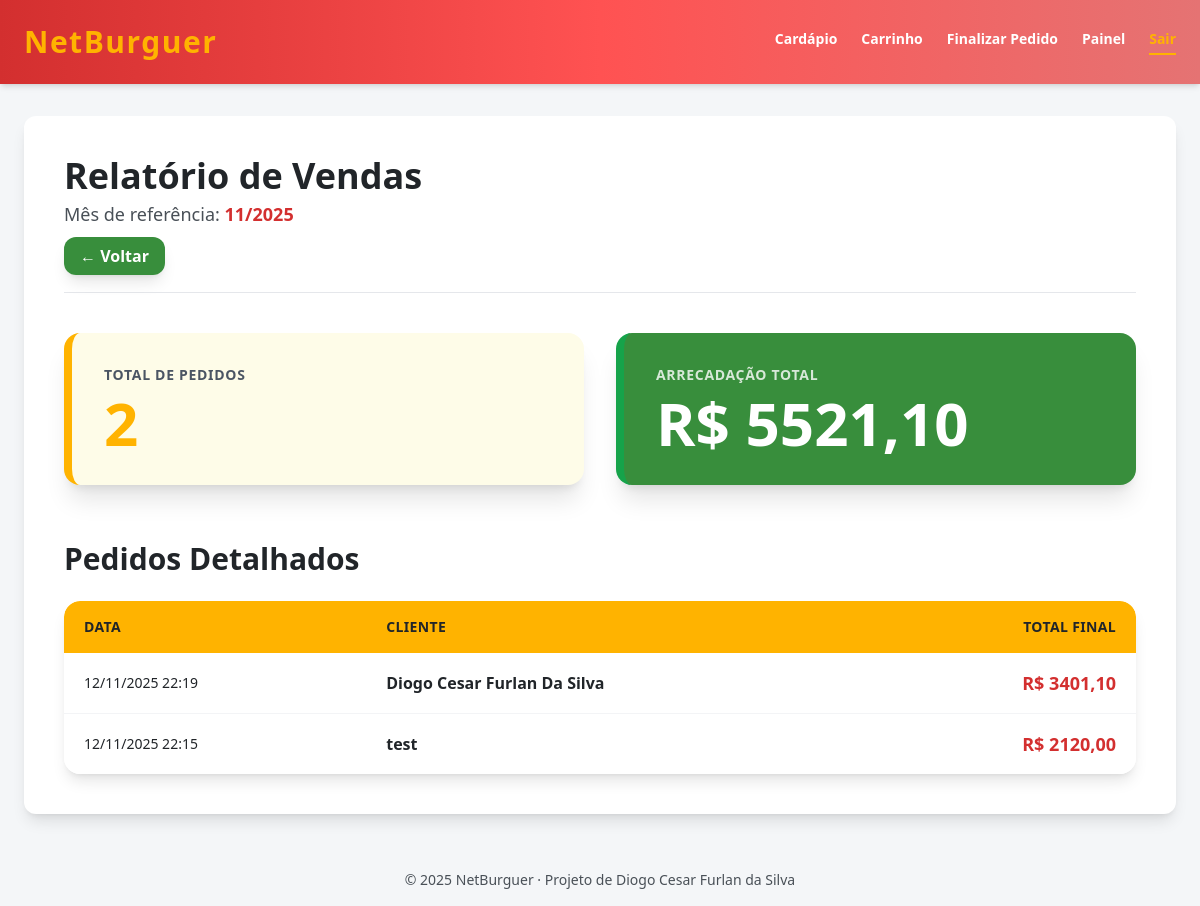
The page /painel/pedidos/relatorio/ (signed in) on the database as committed earlier.
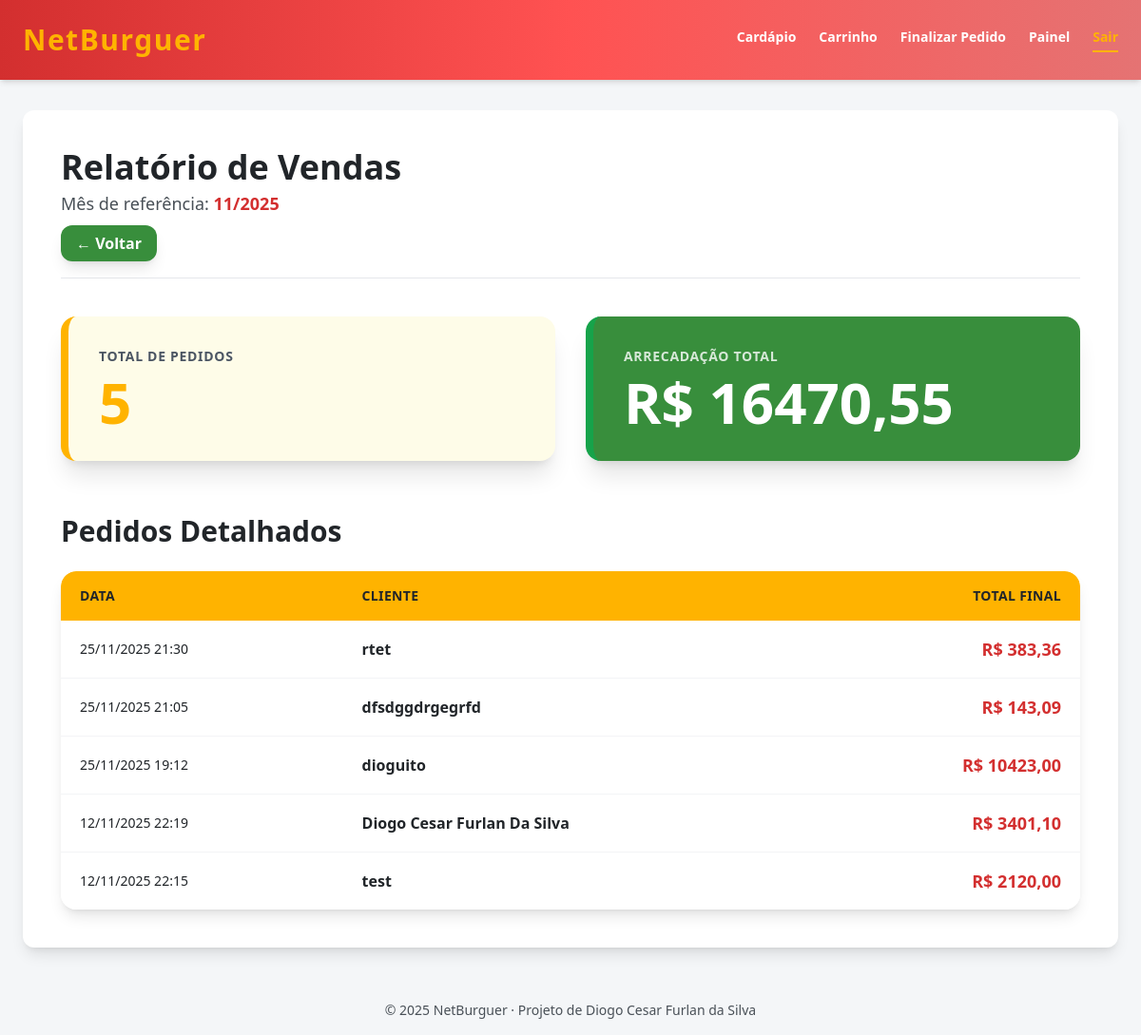
The same page on the database as committed later.
### cardapio/models.py (models this page shows, shortened)
class Pedido(models.Model):
    nome_cliente = models.CharField(max_length=100, verbose_name="Nome do Cliente")
    endereco_entrega = models.CharField(max_length=255, verbose_name="Endereço de Entrega")
    data_criacao = models.DateTimeField(default=timezone.now, verbose_name="Data do Pedido")
    total_bruto = models.DecimalField(max_digits=8, decimal_places=2, default=0.00, verbose_name="Total Bruto")
    desconto_aplicado = models.DecimalField(max_digits=8, decimal_places=2, default=0.00, verbose_name="Desconto Aplicado")
    total_final = models.DecimalField(max_digits=8, decimal_places=2, default=0.00, verbose_name="Total Final")
    itens_json = models.TextField(default="[]", verbose_name="Itens do Pedido (JSON)")
    class Meta:
        verbose_name = "Pedido"
        verbose_name_plural = "Pedidos"
        ordering = ['-data_criacao']

### cardapio/views.py (the view)
# urls.py: path('painel/pedidos/relatorio/', views.relatorio_vendas, name='relatorio_vendas'),
@login_required
def relatorio_vendas(request):
    try:
        hoje = timezone.now().date()
        primeiro_dia_mes = hoje.replace(day=1)
        pedidos_mes = Pedido.objects.filter(data_criacao__date__gte=primeiro_dia_mes).order_by(
            '-data_criacao'
        )
        estatisticas = pedidos_mes.aggregate(
            qtd_pedidos=Count('id'),
            total_mensal=Sum('total_final'),
        )
        qtd_pedidos = estatisticas.get('qtd_pedidos') or 0
        total_mensal = estatisticas.get('total_mensal') or Decimal('0.00')
    except Exception:
        return render(
            request,
            'admin/relatorio.html',
            {'erro': 'Erro ao gerar relatorio de vendas.'},
        )
    context = {
        'qtd_pedidos': qtd_pedidos,
        'total_mensal': total_mensal,
        'mes_referencia': primeiro_dia_mes.strftime('%m/%Y'),
        'pedidos_detalhe': pedidos_mes,
    }
    return render(request, 'admin/relatorio.html', context)

### templates/admin/relatorio.html (shortened to what this page needs)
{% extends "base.html" %}
{% block content %}
    <div class="mb-6">
        <h2 class="text-4xl font-black text-preto-texto">Relatório de Vendas</h2>
        <p class="text-cinza-texto mb-4 text-lg mt-1">
            Mês de referência:
            <strong class="text-vermelho-principal font-extrabold">{{ mes_referencia }}</strong>
        </p>
         <a href="{% url 'admin_painel' %}"
           class="py-2 px-4 font-bold mb-4 rounded-xl shadow-lg bg-verde-principal text-white hover:bg-green-700 transition duration-300 hover:-translate-y-0.5">
           ← Voltar
        </a>
    </div>
    <hr class="border-gray-200 mb-10">
    {% if erro %}
        <div class="p-4 rounded-xl font-semibold bg-red-100 text-red-700 border border-red-300 shadow">
            {{ erro }}
        </div>
    {% else %}
        <div class="grid grid-cols-1 md:grid-cols-2 gap-8 mb-14">
            <div class="p-8 rounded-2xl shadow-xl border-l-8 border-amarelo-principal bg-yellow-50">
                <h3 class="text-sm font-semibold uppercase text-gray-600 tracking-wider mb-2">Total de Pedidos</h3>
                <p class="text-6xl font-black text-amarelo-principal kpi-valor">{{ qtd_pedidos }}</p>
            </div>
            <div class="p-8 rounded-2xl shadow-xl border-l-8 border-green-600 bg-verde-principal text-white">
                <h3 class="text-sm font-semibold uppercase tracking-wider mb-2 opacity-80">Arrecadação Total</h3>
                <p class="text-6xl font-black kpi-valor">R$ {{ total_mensal|floatformat:2 }}</p>
            </div>
        </div>
        <h3 class="text-3xl font-extrabold text-preto-texto mb-6">Pedidos Detalhados</h3>
        {% if pedidos_detalhe %}
            <div class="overflow-x-auto shadow-lg rounded-2xl">
                <table class="w-full text-left border-collapse">
                    <thead class="bg-amarelo-principal text-preto-texto text-sm uppercase font-bold tracking-wide">
                        <tr>
                            <th class="py-4 px-5 rounded-tl-2xl whitespace-nowrap">Data</th>
                            <th class="py-4 px-5">Cliente</th>
                            <th class="py-4 px-5 rounded-tr-2xl whitespace-nowrap text-right">Total Final</th>
                        </tr>
                    </thead>
                    <tbody class="bg-white divide-y divide-gray-100">
                        {% for pedido in pedidos_detalhe %}
                            <tr class="hover:bg-gray-50 transition duration-150">
                                <td class="py-4 px-5 text-sm whitespace-nowrap">
                                    {{ pedido.data_criacao|date:"d/m/Y H:i" }}
                                </td>
                                <td class="py-4 px-5 font-semibold">
                                    {{ pedido.nome_cliente }}
                                </td>
                                <td class="py-4 px-5 text-right text-lg font-black text-vermelho-principal whitespace-nowrap">
                                    R$ {{ pedido.total_final|floatformat:2 }}
                                </td>
                            </tr>
                        {% endfor %}
                    </tbody>
                </table>
            </div>
        {% else %}
            <div class="p-4 rounded-xl font-semibold bg-yellow-100 text-yellow-700 border border-yellow-300 shadow">
                Nenhum pedido encontrado para o mês de referência.
            </div>
        {% endif %}
    {% endif %}
{% endblock %}

Rows that differ between the two databases and show on the page:
added Pedido: data_criacao "25/11/2025 21:30", nome_cliente "rtet", total_final "383,36"
added Pedido: data_criacao "25/11/2025 21:05", nome_cliente "dfsdggdrgegrfd", total_final "143,09"
added Pedido: data_criacao "25/11/2025 19:12", nome_cliente "dioguito", total_final "10423,00"
Other text that changed with them:
{{ qtd_pedidos }}: "2" → "5"
{{ total_mensal|floatformat:2 }}: "5521,10" → "16470,55"
